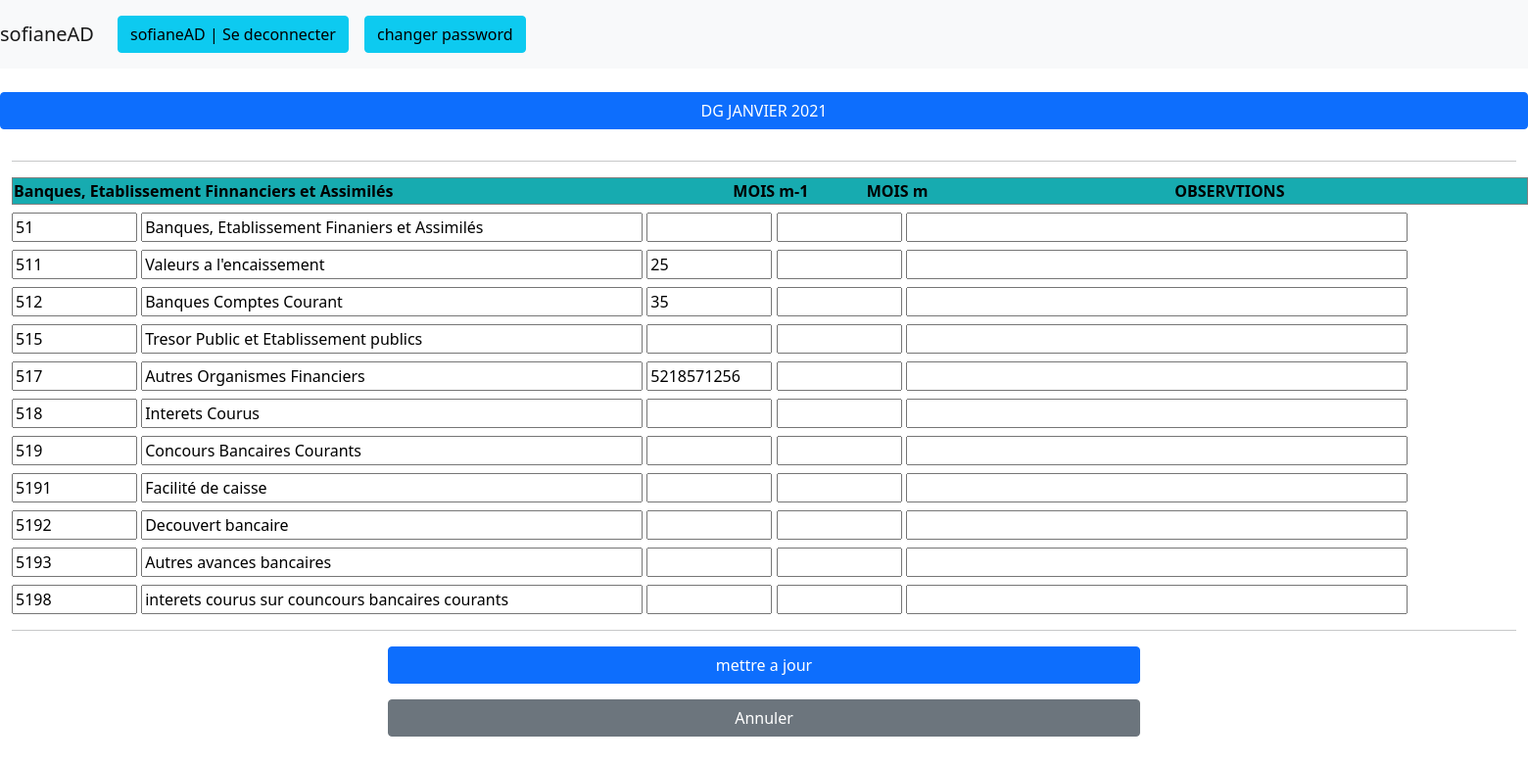
The page /canvas/10/tresorerie/edit/ (signed in) on the database its author committed.
### bilans/models.py (models this page shows, shortened)
class Canva(models.Model):
    name = models.CharField(null=True, blank=True, max_length=255)
    site = models.CharField(null=True, blank=True, max_length=255)
    mois = models.CharField(null=True, blank=True, max_length=255)
    année = models.IntegerField(null=True, blank=True)
    created = models.DateTimeField(null=True, blank=True, default=timezone.now)
    def get_absolute_url(self):
        return reverse('bilans:canva_detail', kwargs={'pk': self.pk})

class Checkbox(models.Model):
    validation = models.BooleanField(default=True)
    canva = models.ForeignKey('Canva', null=True, blank=True, on_delete=models.CASCADE, related_name='checkbox_canva')

### bilans/views.py (the view, shortened to what this page needs)
# urls.py: path('canvas/<int:pk>/tresorerie/edit/', login_required(views.TresoreriesEditView.as_view()), name='tresorerie_edit'),
class TresoreriesEditView(SingleObjectMixin, FormView):
    model = Canva
    template_name = 'tresorerie_edit.html'
    def get(self, request, *args, **kwargs):
        self.object = self.get_object(queryset=Canva.objects.all())
        return super().get(request, *args, **kwargs)
    def get_form(self, form_class=None):
        return TresoreriesFormset(**self.get_form_kwargs(), instance=self.object)

### bilans/templates/tresorerie_edit.html (shortened to what this page needs)
{% extends 'base.html' %}
{% block titre %}<div class="btn btn-primary w-100 mb-3">{{ canva.site }} {{ canva.mois }} {{ canva.année }}{% endblock titre %}</div>
{% block content %}
<hr>
<table width="1548" border="1">
  <tbody>
    <tr bgcolor="#17ABB0" style="color: #000000">
      <th width="722" height="27" scope="col">Banques, Etablissement Finnanciers et Assimilés</th>
      <th width="134" scope="col">MOIS m-1</th>
      <th width="309" scope="col">MOIS m</th>
      <th width="355" scope="col">OBSERVTIONS</th>
    </tr>
  </tbody>
</table>
		<form  action="" method="post" enctype="multipart/form-data">
		{% for tresorerie_form in form.forms %}
			{% for checkbox in canva.checkbox_canva.all %}
			{% if checkbox.validation == True  %}
			<fieldset disabled="disabled">
				{{ tresorerie_form }}
			</fieldset>
			{% else %}
		{{ tresorerie_form }}
			{% endif %}
		{% endfor %}
			{% endfor %}
		<hr>
		<p>
			{% for checkbox in canva.checkbox_canva.all %}
			{% if checkbox.validation == True  %}
			<center><a href="{{ canva.get_absolute_url }}" role="button" class="btn btn-secondary w-50">Annuler</a></center>
			{% else %}
			<center><button type="submit" value="mettre a jour" class="btn btn-primary w-50 mb-3">mettre a jour</button></center>
			<center><a href="{{ canva.get_absolute_url }}" role="button" class="btn btn-secondary w-50">Annuler</a></center>
			{% endif %}
			{% endfor %}
		</p>
</form>
{% endblock content %}

### bilans/templates/base.html (shortened to what this page needs)
<!doctype html>
{% load static %}
{% load auth_extras %}
<html lang="en-us">
	<head>
		<link href="https://cdn.jsdelivr.net/npm/bootstrap@5.1.0/dist/css/bootstrap.min.css" rel="stylesheet">
		<link rel="stylesheet" type="text/css" href="https://cdn.datatables.net/1.10.25/css/jquery.dataTables.min.css">
		<link rel="stylesheet" type="text/css" href="https://cdn.datatables.net/buttons/1.7.1/css/buttons.dataTables.min.css">
	<body>
	{% if request.user.is_authenticated %}
	<div>
	<nav class="navbar navbar-expand-lg navbar-light bg-light">
  <a class="navbar-brand">{{ user }}</a>
  <div class="collapse navbar-collapse" id="navbarSupportedContent">
    <ul class="navbar-nav mr-auto">
      <li class="nav-item active">
        <a class="nav-link" href="/accounts/logout"><button class="btn btn-info">{{ user }} | Se deconnecter</button></a>
      </li>
      <li class="nav-item">
        <a class="nav-link" href="{% url 'auth_password_change' %}"><button class="btn btn-info">changer password</button></a>
      </li>
    </div>
</nav>
{% endif %}
  <br />
	</head>
		<div><h5><center>
			{% block titre %}
			{% endblock titre %}
			</h5></center>
		</div>
		<main role='main' class="container-fluid">
			<div class="jumbotron">
					{% block content %}
					{% endblock %}
			</div>
		</main>
	</body>
</html>

### rows shown on the page
Canva: site "DG", mois "JANVIER", année "2021"
Checkbox: tresorerie_form "51", tresorerie_form "Banques, Etablissement Finaniers et Assimilés", tresorerie_form "511", tresorerie_form "Valeurs a l'encaissement", tresorerie_form "25", tresorerie_form "512", tresorerie_form "Banques Comptes Courant", tresorerie_form "35", tresorerie_form "515", tresorerie_form "Tresor Public et Etablissement publics", tresorerie_form "517", tresorerie_form "Autres Organismes Financiers", tresorerie_form "5218571256", tresorerie_form "518", tresorerie_form "Interets Courus", tresorerie_form "519", tresorerie_form "Concours Bancaires Courants", tresorerie_form "5191", tresorerie_form "Facilité de caisse", tresorerie_form "5192", tresorerie_form "Decouvert bancaire", tresorerie_form "5193", tresorerie_form "Autres avances bancaires", tresorerie_form "5198", tresorerie_form "interets courus sur councours bancaires courants"

### other values the page prints
{{ user }} "sofianeAD"
